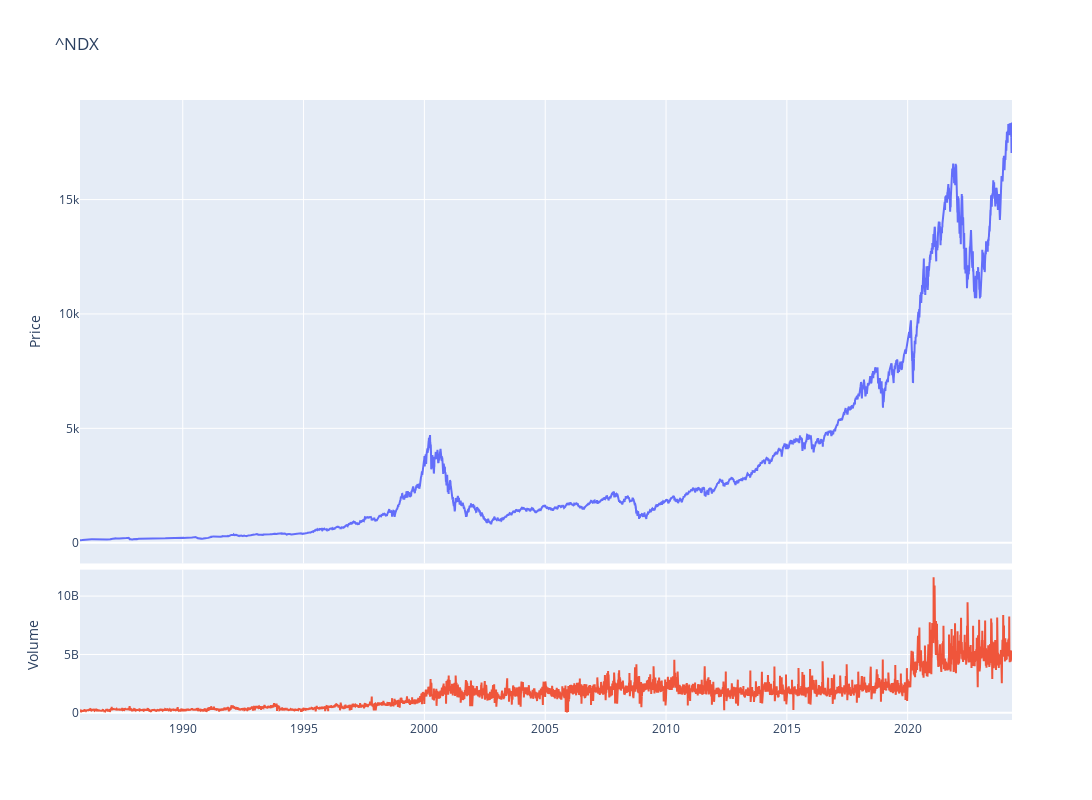

Source (notebook cell):
### Code cell
fig = make_subplots(rows=4, cols=1,shared_xaxes=True,vertical_spacing=0.01,specs=[[{'rowspan':3,'colspan':1}],[None],[None],[{'rowspan':1,'colspan':1}]])

# Graph (1,1)
fig.add_trace(go.Scatter(x=stock_ticker.index,y=stock_ticker['Adj Close'],mode="lines",name=f"{ticker}"),row=1, col=1)
# Update xaxis properties
fig.update_yaxes(title_text="Price", row=1, col=1)

# Graph (4,1)
fig.add_trace(go.Scatter(x=stock_ticker.index,y=stock_ticker['Volume'],mode="lines",name='Volume'),row=4, col=1)
fig.update_yaxes(title_text="Volume", row=4, col=1)

fig.update_layout(height=800, width=1300,showlegend=False,title=f"{ticker}")

fig.show()

### Figure 1 — Plotly figure (JSON) as saved in the notebook; plotly's stock layout.template omitted (floating-point values rounded to 4 significant figures; data arrays with more than 128 entries replaced by an {"elided": "..."} marker saying what was removed)
{"data": [{"mode": "lines", "name": "^NDX", "type": "scatter", "x": {"elided": "9721 str values"}, "xaxis": "x", "y": {"elided": "9721 float values"}, "yaxis": "y"}, {"mode": "lines", "name": "Volume", "type": "scatter", "x": {"elided": "9721 str values"}, "xaxis": "x2", "y": {"elided": "9721 int values"}, "yaxis": "y2"}], "layout": {"height": 800, "showlegend": false, "title": {"text": "^NDX"}, "width": 1300, "xaxis": {"anchor": "y", "domain": [0, 1], "matches": "x2", "showticklabels": false}, "xaxis2": {"anchor": "y2", "domain": [0, 1]}, "yaxis": {"anchor": "x", "domain": [0.2525, 1], "title": {"text": "Price"}}, "yaxis2": {"anchor": "x2", "domain": [0, 0.2425], "title": {"text": "Volume"}}}}
